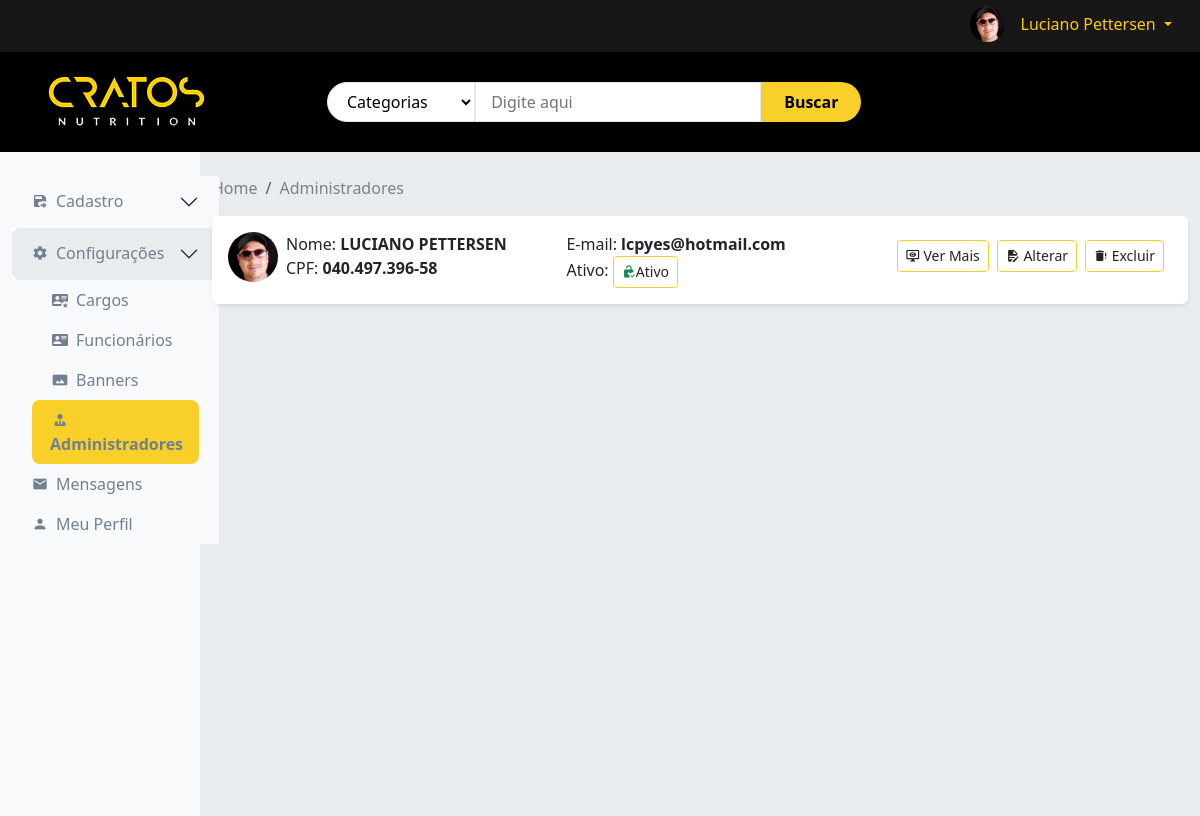
Page /adm/adm.php?pagina=administrador (signed in) on the committed database.
### tables this page shows
CREATE TABLE `pessoa` (
  `idpessoa` int(10) unsigned NOT NULL AUTO_INCREMENT,
  `idgenero` int(10) unsigned NOT NULL,
  `foto` varchar(255) DEFAULT NULL,
  `nome` varchar(20) NOT NULL,
  `sobrenome` varchar(50) NOT NULL,
  `nascimento` date NOT NULL,
  `cpf` varchar(14) DEFAULT NULL,
  `cnpj` varchar(18) DEFAULT NULL,
  `telefone` varchar(15) NOT NULL,
  `email` varchar(70) NOT NULL,
  `senha` varchar(255) NOT NULL,
  `tentativa` int(10) unsigned NOT NULL DEFAULT 0,
  `tempo` datetime DEFAULT NULL,
  `cadastro` datetime NOT NULL DEFAULT current_timestamp(),
  `alteracao` timestamp NOT NULL DEFAULT current_timestamp() ON UPDATE current_timestamp(),
  `ativo` char(1) NOT NULL DEFAULT 'A',
  PRIMARY KEY (`idpessoa`,`idgenero`),
  KEY `pessoa_FKIndex1` (`idgenero`),
  CONSTRAINT `pessoa_ibfk_1` FOREIGN KEY (`idgenero`) REFERENCES `genero` (`idgenero`)
);

### adm/func/func.php (called while the page is built, shortened)
<?php
function listarGeral($campos, $tabela)
{
    $conn = conectar();
    try {
        $conn->beginTransaction();
        $query = "SELECT $campos FROM $tabela";
        $sqlLista = $conn->prepare($query);
        $sqlLista->execute();
        $retornoLista = $sqlLista->fetchAll(PDO::FETCH_OBJ);
        if ($retornoLista) {
            return $retornoLista;
        } else {
            return [];
        }
    } catch (Throwable $e) {
        $conn->rollback();
        $error_message = '';
        $previousException = $e->getPrevious();
        if ($previousException) {
            $error_message .= 'Previous Exception: ' . $previousException->getMessage() . PHP_EOL;
        }
        $error_message .= 'Throwable: ' . $e->getMessage() . PHP_EOL;
        $error_message .= 'Code: ' . $e->getCode() . PHP_EOL;
        $trace = $e->getTrace();
        $error_message .= 'Trace: ' . print_r($trace, true) . PHP_EOL;
        $error_message .= 'Trace File: ' . $trace[0]['file'] . PHP_EOL;
        $error_message .= 'Trace Line: ' . $trace[0]['line'] . PHP_EOL;
        $error_message .= 'File: ' . $e->getFile() . PHP_EOL;
        $error_message .= 'Line: ' . $e->getLine() . PHP_EOL;
        error_log($error_message, 3, 'log/arquivo_de_log.txt');
        throw $e;
    } finally {
        $conn = null;
    }
}
?>

### adm/administrador/listaAdministrador.php (the view, shortened to what this page needs)
<nav aria-label="breadcrumb">
    <ol class="breadcrumb">
        <li class="breadcrumb-item"><a href="adm.php">Home</a></li>
        <li class="breadcrumb-item active"><a href="?pagina=banner">Administradores</a></li>
    </ol>
</nav>
<?php
 $listarPessoa = listarGeral('*', 'pessoa');
foreach ($listarPessoa as $pessoa) {
    $email = $pessoa->email;
    $nomeCompleto =  $pessoa->nome ." ".$pessoa->sobrenome;
    $foto = $pessoa->foto;
    $cpf = $pessoa->cpf;
    $ativo = $pessoa->ativo;
    if ($ativo == 'A') {
        $btnAtivo = '<a href="#" class="btn btn-sm btn-outline-primary" aria-current="page" title="Banner Ativado"><span class="mdi mdi-lock-open-check text-success"></span>Ativo</a>';
    } else {
        $btnAtivo = '<a href="#" class="btn btn-sm btn-outline-primary" aria-current="page" title="Banner Desativado"><span class="mdi mdi-lock-check text-danger"></span> Desativado</a>';
}?>
<div class="card card-lista mt-2 border border-0 shadow-sm">
    <div class="card-body d-flex flex-column flex-md-row justify-content-between">
        <div class="d-flex flex-column flex-md-row flex-fill">
            <div class="d-flex col-md-6">
                <img src="./user/img/<?php echo $foto;?>" class="rounded-circle" style="width:50px;height:50px;">
                <div class="d-flex flex-column ps-2">
                    <div >Nome: <strong><?php echo $nomeCompleto?></strong></div>
                    <div>CPF: <strong><?php echo $cpf?></strong></div>
                </div>
            </div>
            <div class="d-flex flex-column ps-2  col-md-6">
                <div>E-mail: <strong><?php echo $email?></strong></div>
                <div>Ativo: <strong><?php echo $btnAtivo?></strong></div>
            </div>
        </div>
        <div class="p-2">
            <div class="d-flex flex-md-row flex-column gap-2">
                <a href="#" class="btn btn-sm btn-outline-primary" aria-current="page"
                    title="Ver detalhes do banner"><span class="mdi mdi-monitor-eye"></span> Ver Mais</a>
                <a href="#" class="btn btn-sm btn-outline-primary" title="Alterar informações do Banner"><span
                        class="mdi mdi-file-document-edit"></span>
                    Alterar</a>
                <a href="#" class="btn btn-sm btn-outline-primary" title="Excluir Banner"><span
                        class="mdi mdi-delete-alert"></span> Excluir</a>
            </div>
        </div>
    </div>
</div>
<?php }?>

### css/style.css (style rules this page uses)
body { font-family: 'Montserrat', sans-serif; font-weight: 400; color: #333; }
a { color: #2B2D42; font-weight: 500; -webkit-transition: 0.2s color; transition: 0.2s color; }
ul, ol { margin: 0; padding: 0; list-style: none }

### css/padrao.css (style rules this page uses)
:root { --cor-principal: #f9d02a; --cor-secundaria: black; --cor-segundoPlano: #ece650; --cor-btn-primary-fonte: black; --cor-btn-secondary-fonte: #f9d02a; }
html { font-family: sans-serif; -webkit-text-size-adjust: 100%; -ms-text-size-adjust: 100%; }

### rows in the picture
pessoa: foto (picture), nomeCompleto "LUCIANO PETTERSEN", cpf "040.497.396-58", email "lcpyes@hotmail.com", ativo "A" (drawn)

### other values in the picture
$titulo "Cadastro"
$titulo "Configurações"
$subTitulo "Cargos"
$subTitulo "Funcionários"
$subTitulo "Banners"
$subTitulo "Administradores"
$titulo "Mensagens"
$titulo "Meu Perfil"
